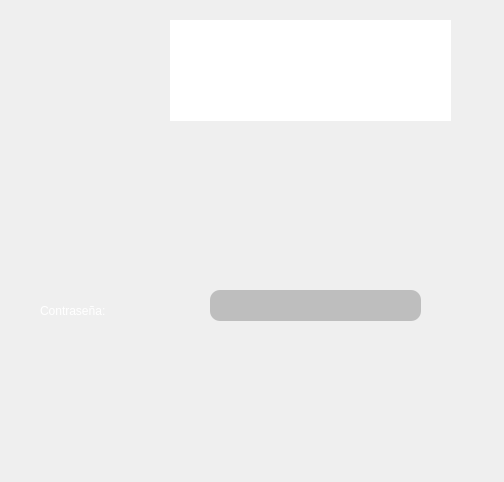
<?xml version="1.0" encoding="UTF-8"?>
<ui version="4.0">
 <class>MainWindow</class>
 <widget class="QMainWindow" name="MainWindow">
  <property name="geometry">
   <rect>
    <x>0</x>
    <y>0</y>
    <width>504</width>
    <height>482</height>
   </rect>
  </property>
  <property name="windowTitle">
   <string>Shake-Shake</string>
  </property>
  <property name="styleSheet">
   <string notr="true">QLabel{
	
	color: rgb(255, 255, 255);
	font: 20pt &quot;Times New Roman&quot;;
}
QPushButton{
	border-radius: 60px;
}
QPushButton:pressed {
	border-radius: 30px;
    padding-top: 2px;
    padding-left: 3px;
}
QPushButton:hover {
	qproperty-iconSize: 16px 16px;

        padding-right: 3px;
}</string>
  </property>
  <widget class="QWidget" name="centralwidget">
   <widget class="QLabel" name="label_3">
    <property name="geometry">
     <rect>
      <x>0</x>
      <y>70</y>
      <width>171</width>
      <height>181</height>
     </rect>
    </property>
    <property name="text">
     <string/>
    </property>
    <property name="pixmap">
     <pixmap>Images/shake2.png</pixmap>
    </property>
    <property name="scaledContents">
     <bool>true</bool>
    </property>
   </widget>
   <widget class="QLabel" name="label_9">
    <property name="geometry">
     <rect>
      <x>80</x>
      <y>-40</y>
      <width>411</width>
      <height>251</height>
     </rect>
    </property>
    <property name="styleSheet">
     <string notr="true">font: 16pt &quot;Pristina&quot;;
</string>
    </property>
    <property name="text">
     <string/>
    </property>
    <property name="pixmap">
     <pixmap>Images/dialogo2.png</pixmap>
    </property>
    <property name="scaledContents">
     <bool>true</bool>
    </property>
   </widget>
   <widget class="QTextEdit" name="dialogo">
    <property name="enabled">
     <bool>true</bool>
    </property>
    <property name="geometry">
     <rect>
      <x>170</x>
      <y>20</y>
      <width>281</width>
      <height>101</height>
     </rect>
    </property>
    <property name="styleSheet">
     <string notr="true">font: 18pt &quot;Times New Roman&quot;;
border:none</string>
    </property>
    <property name="readOnly">
     <bool>true</bool>
    </property>
    <property name="html">
     <string>&lt;!DOCTYPE HTML PUBLIC &quot;-//W3C//DTD HTML 4.0//EN&quot; &quot;http://www.w3.org/TR/REC-html40/strict.dtd&quot;&gt;
&lt;html&gt;&lt;head&gt;&lt;meta name=&quot;qrichtext&quot; content=&quot;1&quot; /&gt;&lt;style type=&quot;text/css&quot;&gt;
p, li { white-space: pre-wrap; }
&lt;/style&gt;&lt;/head&gt;&lt;body style=&quot; font-family:'Times New Roman'; font-size:18pt; font-weight:400; font-style:normal;&quot;&gt;
&lt;p style=&quot;-qt-paragraph-type:empty; margin-top:0px; margin-bottom:0px; margin-left:0px; margin-right:0px; -qt-block-indent:0; text-indent:0px; font-family:'Pristina';&quot;&gt;&lt;br /&gt;&lt;/p&gt;&lt;/body&gt;&lt;/html&gt;</string>
    </property>
    <property name="overwriteMode">
     <bool>false</bool>
    </property>
   </widget>
   <widget class="QLineEdit" name="Password">
    <property name="geometry">
     <rect>
      <x>210</x>
      <y>290</y>
      <width>211</width>
      <height>31</height>
     </rect>
    </property>
    <property name="font">
     <font>
      <family>Times New Roman</family>
      <pointsize>18</pointsize>
      <weight>50</weight>
      <italic>false</italic>
      <bold>false</bold>
     </font>
    </property>
    <property name="styleSheet">
     <string notr="true">font: 18pt &quot;Times New Roman&quot;;
color: rgb(0, 0, 0);
border-radius: 10px;
background-color: rgb(190, 190, 190);
</string>
    </property>
    <property name="text">
     <string/>
    </property>
    <property name="echoMode">
     <enum>QLineEdit::Password</enum>
    </property>
    <property name="dragEnabled">
     <bool>false</bool>
    </property>
    <property name="readOnly">
     <bool>false</bool>
    </property>
   </widget>
   <widget class="QLabel" name="label_2">
    <property name="geometry">
     <rect>
      <x>40</x>
      <y>290</y>
      <width>141</width>
      <height>41</height>
     </rect>
    </property>
    <property name="styleSheet">
     <string notr="true"/>
    </property>
    <property name="text">
     <string>Contraseña:</string>
    </property>
   </widget>
   <widget class="QPushButton" name="adelante">
    <property name="geometry">
     <rect>
      <x>210</x>
      <y>370</y>
      <width>101</width>
      <height>101</height>
     </rect>
    </property>
    <property name="cursor">
     <cursorShape>PointingHandCursor</cursorShape>
    </property>
    <property name="styleSheet">
     <string notr="true"/>
    </property>
    <property name="text">
     <string/>
    </property>
    <property name="icon">
     <iconset>
      <normaloff>Images/adelante.png</normaloff>Images/adelante.png</iconset>
    </property>
    <property name="iconSize">
     <size>
      <width>120</width>
      <height>120</height>
     </size>
    </property>
   </widget>
   <widget class="QLabel" name="label_4">
    <property name="geometry">
     <rect>
      <x>-190</x>
      <y>0</y>
      <width>831</width>
      <height>521</height>
     </rect>
    </property>
    <property name="text">
     <string/>
    </property>
    <property name="pixmap">
     <pixmap>Images/fondo.jpg</pixmap>
    </property>
    <property name="scaledContents">
     <bool>true</bool>
    </property>
    <property name="alignment">
     <set>Qt::AlignCenter</set>
    </property>
   </widget>
   <zorder>label_4</zorder>
   <zorder>label_3</zorder>
   <zorder>label_9</zorder>
   <zorder>dialogo</zorder>
   <zorder>Password</zorder>
   <zorder>label_2</zorder>
   <zorder>adelante</zorder>
  </widget>
 </widget>
 <resources/>
 <connections/>
</ui>
